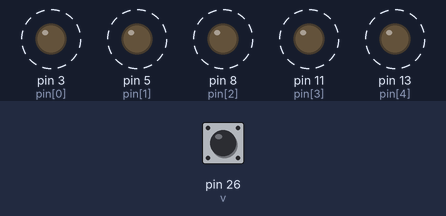
A program run on a simulated Raspberry Pi (header pin numbers). Parts: output pins drawn as LEDs (lit = HIGH). Dashed ring = blinking. The test bench sets the inputs (shaded band); at power-on: pin 26 (v) LOW. The clock reads 2024-03-15 10:24:30 at power-on unless the program sets it; what the program prints to the terminal is not drawn.

Above: at 0.1 s.
1.3 s: pin 26 (v) pulled HIGH for 1 s
Timing chart, 0 to 10.3 s (numbered marks = the images above; inputs shaded):
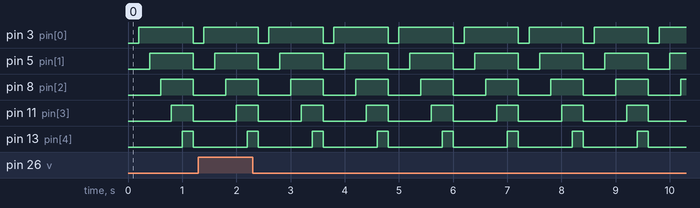

The program:

button.py
```python
import time
import RPi.GPIO as GPIO

pin=[3,5,8,11,13]

GPIO.setmode(GPIO.BOARD)

def setup(p):
        GPIO.setup(pin[p], GPIO.OUT)

def out(p, v):
        GPIO.output(pin[i], v)

for i in range(0, len(pin)): setup(i)

GPIO.setup(26, GPIO.IN, pull_up_down = GPIO.PUD_DOWN)

for i in range(0, len(pin)): out(i, 0);

GPIO.add_event_detect(26, GPIO.RISING,  bouncetime=10)

try:
        while True:
                for i in range(0, len(pin)):
                        v = GPIO.input(26)
                        time.sleep(0.2)
                        out(i, 1);

                        if (i == len(pin)-1):
                                t1 = time.time()
                                if GPIO.input(26) == 1:
                                        t2 = time.time()
                                        print t2 - t1
                                else:
                                        print "false"

                time.sleep(0.2)
                for i in range(len(pin)-1, -1, -1):
                        out(i, 0);

except KeyboardInterrupt:
        GPIO.cleanup()
```

Measured:
- by itself, pin 3 (pin[0]): alternates HIGH for 1.0 s and LOW for 0.20 s
- by itself, pin 5 (pin[1]): alternates HIGH for 0.80 s and LOW for 0.40 s
- by itself, pin 8 (pin[2]): alternates HIGH for 0.60 s and LOW for 0.60 s
- by itself, pin 11 (pin[3]): alternates HIGH for 0.40 s and LOW for 0.80 s
- by itself, pin 13 (pin[4]): alternates HIGH for 0.20 s and LOW for 1.0 s
